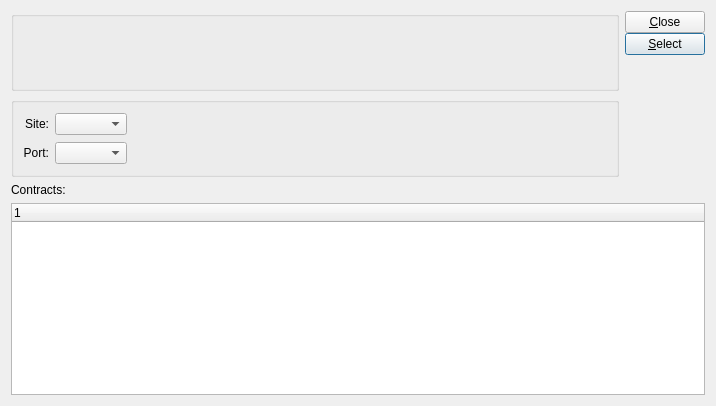
<?xml version="1.0" encoding="UTF-8"?>
<ui version="4.0">
 <class>contractPriceList</class>
 <widget class="QDialog" name="contractPriceList">
  <property name="geometry">
   <rect>
    <x>0</x>
    <y>0</y>
    <width>716</width>
    <height>406</height>
   </rect>
  </property>
  <property name="windowTitle">
   <string>Contract Price List</string>
  </property>
  <layout class="QVBoxLayout" name="verticalLayout_3">
   <item>
    <layout class="QHBoxLayout" name="horizontalLayout">
     <item>
      <layout class="QVBoxLayout" name="verticalLayout">
       <item>
        <widget class="QGroupBox" name="_itemGroup">
         <property name="title">
          <string/>
         </property>
         <layout class="QVBoxLayout" name="verticalLayout_4">
          <item>
           <widget class="ItemCluster" name="_item"/>
          </item>
         </layout>
        </widget>
       </item>
       <item>
        <widget class="QGroupBox" name="GroupBox1">
         <property name="title">
          <string/>
         </property>
         <layout class="QGridLayout" name="gridLayout">
          <item row="0" column="0">
           <widget class="QLabel" name="_siteLit">
            <property name="text">
             <string>Site:</string>
            </property>
            <property name="alignment">
             <set>Qt::AlignRight|Qt::AlignTrailing|Qt::AlignVCenter</set>
            </property>
           </widget>
          </item>
          <item row="0" column="1">
           <widget class="WComboBox" name="_site"/>
          </item>
          <item row="0" column="2">
           <spacer name="horizontalSpacer">
            <property name="orientation">
             <enum>Qt::Horizontal</enum>
            </property>
            <property name="sizeHint" stdset="0">
             <size>
              <width>409</width>
              <height>20</height>
             </size>
            </property>
           </spacer>
          </item>
          <item row="1" column="0">
           <widget class="QLabel" name="_portLit">
            <property name="text">
             <string>Port:</string>
            </property>
            <property name="alignment">
             <set>Qt::AlignRight|Qt::AlignTrailing|Qt::AlignVCenter</set>
            </property>
           </widget>
          </item>
          <item row="1" column="1">
           <widget class="XComboBox" name="_port"/>
          </item>
          <item row="1" column="2">
           <spacer name="horizontalSpacer_2">
            <property name="orientation">
             <enum>Qt::Horizontal</enum>
            </property>
            <property name="sizeHint" stdset="0">
             <size>
              <width>409</width>
              <height>20</height>
             </size>
            </property>
           </spacer>
          </item>
         </layout>
        </widget>
       </item>
      </layout>
     </item>
     <item>
      <layout class="QVBoxLayout" name="_12">
       <property name="spacing">
        <number>0</number>
       </property>
       <item>
        <widget class="QPushButton" name="_close">
         <property name="text">
          <string>&amp;Close</string>
         </property>
        </widget>
       </item>
       <item>
        <widget class="QPushButton" name="_select">
         <property name="text">
          <string>&amp;Select</string>
         </property>
         <property name="autoDefault">
          <bool>true</bool>
         </property>
         <property name="default">
          <bool>true</bool>
         </property>
        </widget>
       </item>
       <item>
        <spacer>
         <property name="orientation">
          <enum>Qt::Vertical</enum>
         </property>
         <property name="sizeType">
          <enum>QSizePolicy::MinimumExpanding</enum>
         </property>
         <property name="sizeHint" stdset="0">
          <size>
           <width>20</width>
           <height>45</height>
          </size>
         </property>
        </spacer>
       </item>
      </layout>
     </item>
    </layout>
   </item>
   <item>
    <layout class="QVBoxLayout" name="verticalLayout_2">
     <item>
      <widget class="QLabel" name="_contractLit">
       <property name="text">
        <string>Contracts:</string>
       </property>
      </widget>
     </item>
     <item>
      <widget class="XTreeWidget" name="_contract"/>
     </item>
    </layout>
   </item>
  </layout>
 </widget>
 <customwidgets>
  <customwidget>
   <class>ItemCluster</class>
   <extends>QWidget</extends>
   <header>itemcluster.h</header>
   <container>1</container>
  </customwidget>
  <customwidget>
   <class>WComboBox</class>
   <extends>XComboBox</extends>
   <header>wcombobox.h</header>
  </customwidget>
  <customwidget>
   <class>XComboBox</class>
   <extends>QComboBox</extends>
   <header>xcombobox.h</header>
  </customwidget>
  <customwidget>
   <class>XTreeWidget</class>
   <extends>QTreeWidget</extends>
   <header>xtreewidget.h</header>
   <container>1</container>
  </customwidget>
 </customwidgets>
 <resources/>
 <connections/>
</ui>
